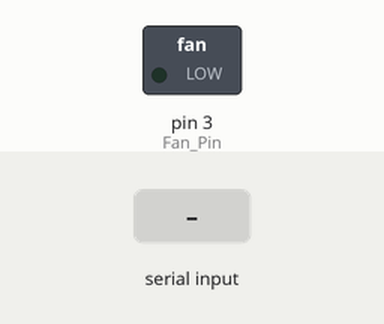
This sketch was run on a simulated Arduino Uno, built with avr-gcc and run on an emulated ATmega328P. On the bench: switched loads named in the sketch (green lamp = pin HIGH). Inputs (shaded band) come from the test bench.

Above: at 1.2 s.
1.3 s: "90,45\n" received over the second serial link
At 2.1 s:
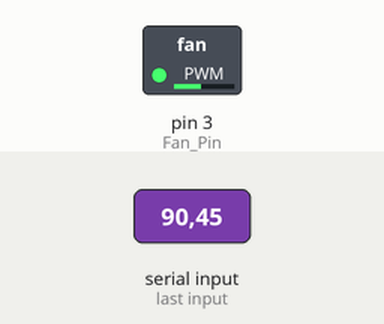
3.8 s: "5\n" received over the second serial link
At 4.4 s:
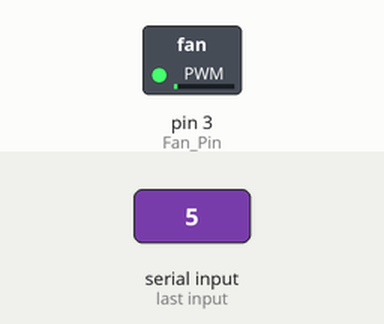
Timing chart, 0 to 6.8 s (numbered marks = the images above; inputs shaded):
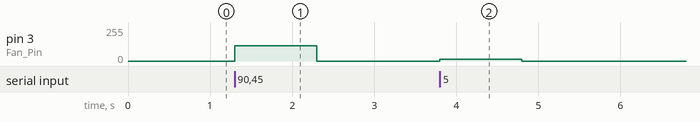

Measured:
- after the input at 1.3 s, pin 3 (Fan_Pin): 0/255 → 114/255 at once, → 0/255 1.0 s later
- after the input at 3.8 s, pin 3 (Fan_Pin): 0/255 → 12/255 at once, → 0/255 1.0 s later

The sketch:

Uno.ino
```cpp
#include <SoftwareSerial.h>

#define Fan_Pin 3

int Fan_Speed, Fan_PWM = 0;

SoftwareSerial arduinoSerial(0, 1); // RX, TX (choose pins that are available)

void setup() {
  // Start the Arduino serial communication at 9600 baud rate
  arduinoSerial.begin(115200);
}

void loop() {
  if (arduinoSerial.available()) { // Check if data is available to read
    Fan_Speed = arduinoSerial.parseInt(); // Read the incoming integer
    // Add your code here to do something with Fan_Speed
  }

  Fan_PWM = map(Fan_Speed, 0, 100, 0, 255);  //From percentage % to 8 bit 0 - 255

  analogWrite(Fan_Pin, Fan_PWM);  //Writing out to the MOSFET gate
}
```
